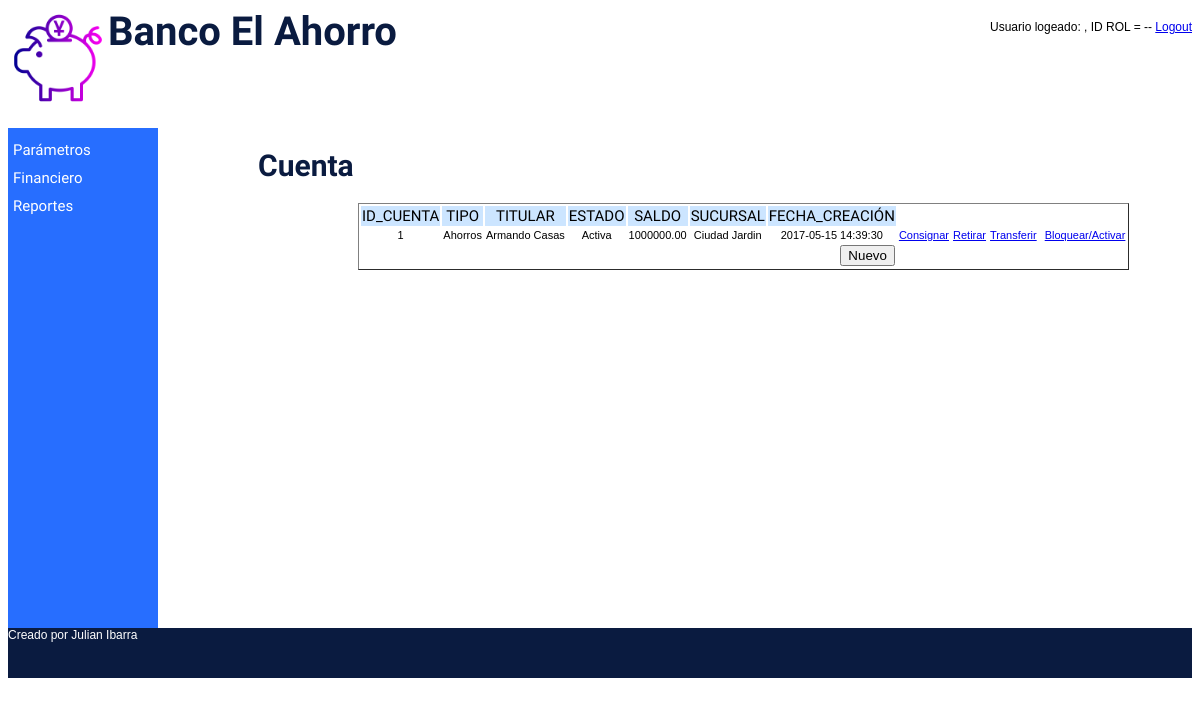
/index.php?sel=P1, run on the app's committed database.
### tables this page shows
CREATE TABLE cuenta(
id_cuenta int(4) PRIMARY KEY AUTO_INCREMENT NOT NULL,
tipo varchar(2) NOT NULL,
fecha_crea timestamp DEFAULT current_timestamp,
saldo double(50,2),
estado varchar(2) NOT NULL,
documento int(15) NOT NULL,
id_sucursal int(4) NOT NULL
);

CREATE TABLE cliente(
documento int(15) PRIMARY KEY NOT NULL,
nombre varchar(50) NOT NULL,
email varchar(50) NOT NULL,
direccion varchar(30) NOT NULL,
telefono varchar(15) NOT NULL
);

CREATE TABLE sucursal(
id_sucursal int(4) PRIMARY KEY AUTO_INCREMENT NOT NULL ,
nombre varchar(50) NOT NULL,
direccion varchar(30) NOT NULL,
telefono varchar(15) NOT NULL,
ciudad varchar(50) NOT NULL
);

### lib/config.php (called while the page is built)
<?php
    $CFG_HOST = "localhost";
    $CFG_USER = "root";
    $CFG_DBPWD = "root";
    $CFG_DBASE = "banco";
?>

### lib/cuenta.php (called while the page is built, shortened)
<?php
class Cuenta {
    var $con;
    function Cuenta( ) {
        $this->con = new MySql();
    }
  function listar( ) {
      $this->con->conectarse();
      $this->con->sql = "SELECT c.id_cuenta, c.tipo, c.saldo, c.id_sucursal, c.fecha_crea, c.estado, c.documento,  ".
                "p.nombre as person, s.nombre ".
                "FROM cuenta c , cliente p , sucursal s  WHERE c.documento = p.documento  and c.id_sucursal = s.id_sucursal ORDER BY c.id_cuenta";
      $this->con->consultar();
      $this->lista = $this->con->rtaSql;
      $this->con->desconectarse();
   }
}
?>

### lib/mysql_lib.php (called while the page is built, shortened)
<?php
class Mysql {
 var $sql;
 function Mysql () {
    $this->sql = "";
    }
 function consultar() {
    $this->rtaSql = mysql_query($this->sql);
    }
}
?>

### cuenta/cuenta_listar.php (the view, shortened to what this page needs)
<!DOCTYPE html>
<html lang="es">
<head>
	<link rel="stylesheet" type="text/css" href="estilos.css">
</head>
<body>
    <h1>Cuenta</h1>
	<form name="index" action="index.php?sel=P2">
        <table border="1" class="tabla">
            <tr class="titulo">
            <td>ID_CUENTA</td><td>TIPO</td><td>TITULAR</td><td>ESTADO</td><td>SALDO</td><td>SUCURSAL</td><td>FECHA_CREACIÓN</td>
            </tr>
            <?php
                include("lib/config.php");
                include("lib/mysql_lib.php");
                include("lib/cuenta.php");
                $c = new Cuenta();
                $c->listar();
                $result = $c->lista;
                while ($row = mysql_fetch_array($result)) {
                    switch ($row['tipo']) {
                        case 'A':
                            $tipo = "Ahorros";
                            break;
                    }
                    switch ($row['estado']) {
                        case 'A':
                            $estado = "Activa";
                            break;
                    }
                    print "<tr>";
                    print "<td>".$row['id_cuenta']."</td>";
                    print "<td>".$tipo."</td>";
                    print "<td>".$row['person']."</td>";
                    print "<td>".$estado."</td>";
                    print "<td>".$row['saldo']."</td>";
                    print "<td>".$row['nombre']."</td>";
                    print "<td>".$row['fecha_crea']."</td>";
                    if ($estado !== "Bloqueada" ){
                    print "<td><a href='index.php?sel=P9&"."id_cuenta=".$row['id_cuenta']."'>Consignar</a></td>";
                    print "<td><a href='index.php?sel=P10&"."id_cuenta=".$row['id_cuenta']."'>Retirar</a></td>";
                    print "<td><a href='index.php?sel=P11&"."id_cuenta=".$row['id_cuenta']."'>Transferir</a></td>";
                        if ($tipo == "Corriente"){
                        print "<td><a href='index.php?sel=P12&"."id_cuenta=".$row['id_cuenta']."'>Sobregirar</a></td>";
                        }
                        else{
                            print "<td></td>";
                        }
                    }
                    else{
                        print "<td></td>";
                        print "<td></td>";
                        print "<td></td>";
                        print "<td></td>";
                    }
                    print "<td><a href='index.php?sel=P7&"."id_cuenta=".$row['id_cuenta']."'>Bloquear/Activar</a></td>";
                    print "</tr>";
                    }
            ?>
            <tr><td colspan="7"><input name="btnInsertar" type="button" class="botonNuevo" onclick="javascript:window.location='index.php?sel=P2';" value="Nuevo"></td></tr>
        </table>
        </form>
</body>
</html>

### estilos.css (style rules this page uses)
body { font-size: 12px; font-family:Arial; }

### cuenta/cuenta_listar.php (style rules this page uses)
.titulo td { font-family: 'Lalezar', Arial; font-size: 15px; background: #CCE5FF; text-align: center; }
td { font-family: Arial; font-size: 11px; text-align: center; }
.botonNuevo { float: right; }
.tabla tr,td { border-collapse: separate; border-spacing: 3px; border-style: none; }
form { padding-left:200px; }
h1 { padding-left: 100px; font-family: 'Lalezar', Arial; color:#0A1B40; font-size: 30px; }

### data on the page
cuenta: id_cuenta "1", tipo "Ahorros", cliente.nombre "Armando Casas", estado "Activa", saldo "1000000.00", id_sucursal.nombre "Ciudad Jardin", fecha_crea "2017-05-15 14:39:30"
